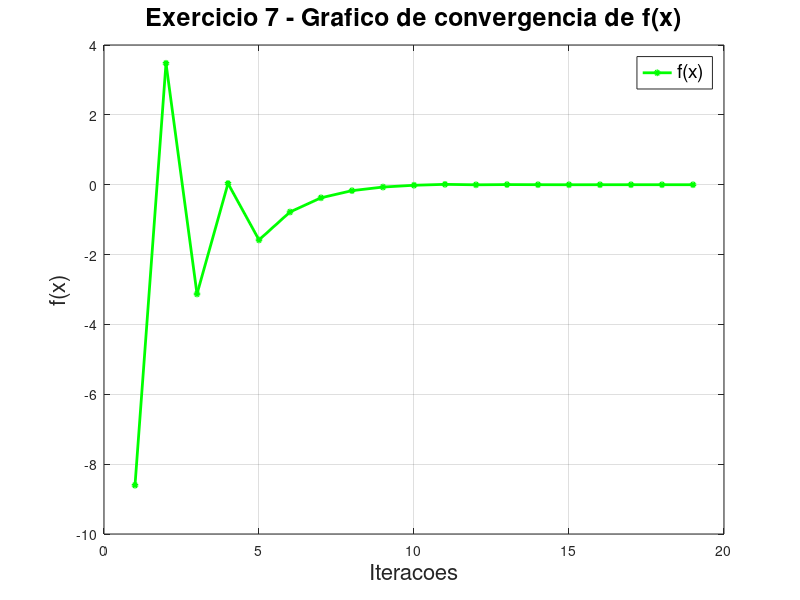
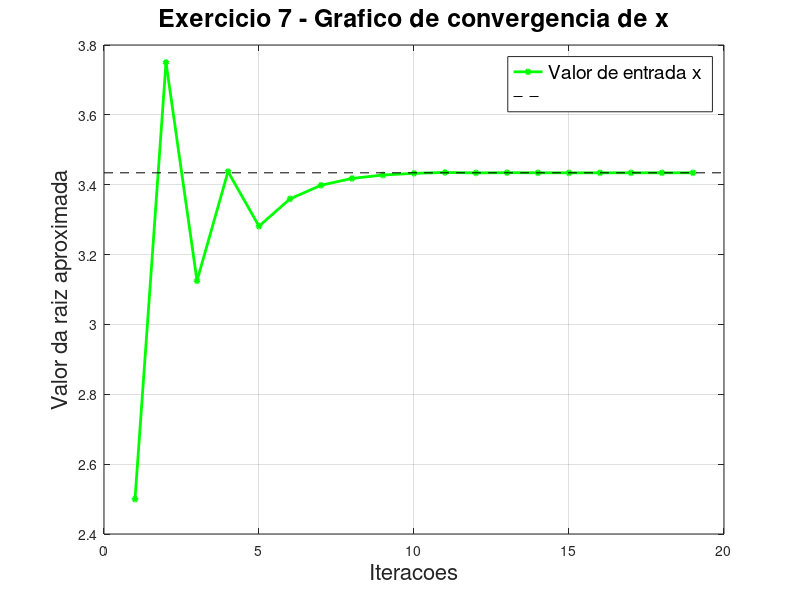
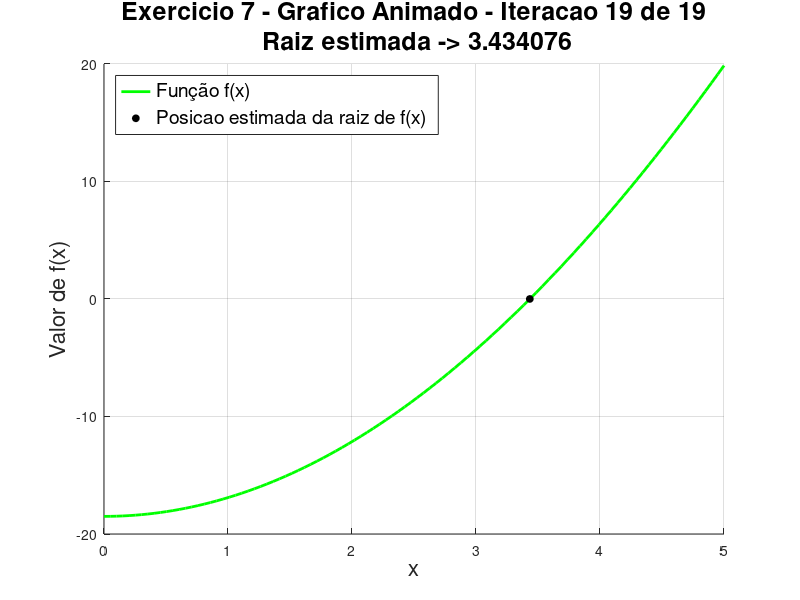

These figures' MATLAB source, in order:
function atividade1 ()
  x_lower=0.0;
  x_upper=5.0;

  tolerance = 10.^-5;

  max_iterations = 1000;

  [root, iterations, all_xr, all_fxr] = bisection_method(x_lower, x_upper, tolerance, max_iterations);

  fprintf('Resultado\n\n');

  for cont = 1 : iterations
    fprintf('x= %.6f | f(x) = %.6f\n', all_xr(cont), all_fxr(cont));
  endfor

  fprintf('Raiz aproximada encontrada: %.6f\n', root);
  fprintf('Numero de iteracoes: %d\n', iterations);

  plot_convergence(all_fxr);
  plot_convergence_x(root, all_xr);
  plot_animation(all_xr, iterations, x_lower, x_upper);
end

function [root, iterations, all_xr, all_fxr] = bisection_method(x_lower, x_upper, tolerance, max_iterations)

  xr = inf;

  all_xr = zeros(1,max_iterations);
  all_fxr = zeros(1,max_iterations);

  for iterations = 1:max_iterations

    previous_xr = xr;

    xr = (x_lower+x_upper)/2;

    variation= abs(xr-previous_xr);

    fxr = myfunction(xr);

    all_xr(iterations) = xr;
    all_fxr(iterations) = fxr;

    if (variation < tolerance)
      break
    endif

    if  (myfunction(x_lower) * fxr < 0)
      x_upper = xr;

      elseif  (myfunction(x_lower) * fxr > 0)
        x_lower = xr;

        elseif (myfunction(x_lower) * fxr == 0)
           break
    endif
  end

  root = xr;
  all_xr = all_xr(1:iterations);
  all_fxr = all_fxr(1:iterations);
end

function y = myfunction(x)
y= 16 .* x .* sin(x./10) - (37/2);
end

function plot_convergence(all_fxr)
  figure(1);
  clf;

  plot(all_fxr, 'go-', 'LineWidth', 2.0, 'MarkerSize', 3, 'MarkerFaceColor', 'g');

  format_title = sprintf('Exercicio 7 - Grafico de convergencia de f(x)');
  title(format_title, 'FontSize', 18);

  xlabel('Iteracoes', 'FontSize', 16);
  ylabel('f(x)', 'FontSize', 16);
  legend('f(x)', 'FontSize', 14);
  grid on;

end

function plot_convergence_x(root, all_xr)
  figure(2);
  clf;

  plot(all_xr, 'go-', 'LineWidth', 2.0, 'MarkerSize', 3, 'MarkerFaceColor', 'g');
  hold on;
  plot(xlim, [root root], 'k--');
  hold off;

  format_title = sprintf('Exercicio 7 - Grafico de convergencia de x');
  title(format_title, 'FontSize', 18);
  xlabel('Iteracoes','FontSize', 16);
  ylabel('Valor da raiz aproximada', 'FontSize', 16);
  legend('Valor de entrada x', '', 'FontSize', 14);
  grid on;
end

function plot_animation(all_xr, iterations, x_lower, x_upper)
  figure(3);

  for cont = 1: iterations
    clf;
    hold on;

    x_curve = linspace(x_lower, x_upper, 100);
    plot(x_curve, myfunction(x_curve), 'g-', 'LineWidth', 2.0);

    current_xr = all_xr(cont);

    plot(current_xr, myfunction(current_xr), 'ko', 'MarkerSize', 5, 'MarkerFaceColor', 'black');

    hold off;

    title_str = sprintf('Exercicio 7 - Grafico Animado - Iteracao %d de %d\n Raiz estimada -> %.6f', cont, iterations, current_xr);
    title(title_str, 'FontSize', 18);
    xlabel('x', 'FontSize', 16);
    ylabel('Valor de f(x)', 'FontSize', 16);
    legend('Função f(x)', 'Posicao estimada da raiz de f(x)', 'FontSize', 14, 'Location', 'northwest');
    grid on;
    pause(0.2);
  endfor
end
